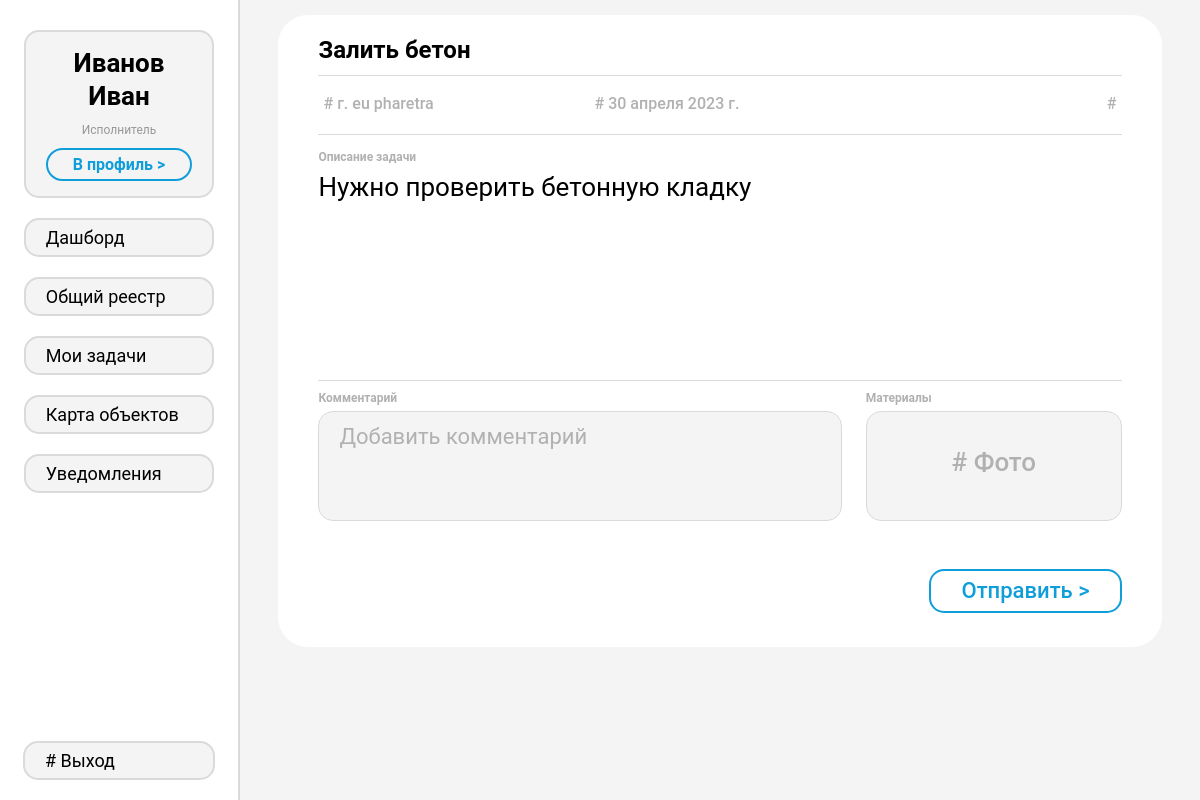
The app's page /tasks/task/3 (signed in) with its own data.
### tasks/models.py (models this page shows)
class TaskTable(models.Model):
    user = models.ForeignKey(User, on_delete=models.CASCADE)
    label = models.CharField(max_length=50)
    task = models.TextField()
    object = models.ForeignKey(ObjectTable, on_delete=models.CASCADE)
    date = models.DateField()
    comment = models.TextField(blank=True)
    photo = models.ImageField(blank=True, upload_to='photos/done/%Y/%m/%d/')
    done = models.BooleanField(default=False)

### objects/models.py (models this page shows)
class ObjectTable(models.Model):
    address = models.TextField(blank=False)
    administrate_county = models.CharField(max_length=6, blank=False)
    cod_number = models.CharField(max_length=16, blank=True)
    ind_zone = models.BooleanField(default=False)
    date = models.DateField(auto_now=True)
    area = models.CharField(max_length=100)
    comments = models.TextField()
    rev_count = models.IntegerField()
    type_obj = models.CharField(max_length=30)
    state_obj = models.CharField(max_length=100)
    sqr = models.IntegerField()
    own = models.CharField(max_length=100)
    actual_user = models.CharField(max_length=100)
    n_prot = models.CharField(max_length=100)
    city = models.CharField(max_length=100)
    check_company = models.CharField(max_length=100)
    law = models.CharField(max_length=100)
    photo = models.ImageField(blank=True, upload_to='photos/%Y/%m/%d/', default='')

### tasks/views.py (the view)
# urls.py: path('task/<int:task_id>', view_task, name='task'),
def view_task(request, task_id):
    task = get_object_or_404(TaskTable, id=task_id)
    data = {
        'task': task,
    }
    return render(request, 'tasks/task.html', data)

### tasks/templates/tasks/task.html (shortened to what this page needs)
{% extends 'base.html' %}
{% block content %}
    <div class="content">
        <div class="container">
            <div class="content-block content-card-task-block">
                <div class="content-header-card-task">
                    <div class="content-title">{{ task.label }}</div>
                    <div class="row">
                        <div class="card-task-address"># г. {{ task.object.city }} {{ task.object.address}}</div>
                        <div class="card-task-date"># {{ task.date}}</div>
                        <div class="card-task-working"># {{ task.user.s_name }} {{ task.user.name }}</div>
                    </div>
                </div>
                <div class="row card-description">
                    <div class="card-task-info-title">Описание задачи</div>
                    <div class="card-task-desc">
                        {{ task.task }}
                    </div>
                </div>
                <form id="task-form" method="post">
                    <div class="row">
                        <div class="col-23" style="padding-left: 0;">
                            <legend class="card-task-info-title">Комментарий</legend>
                            <textarea class="card-task-comment-value" type="text" name="comment"
                                      placeholder="Добавить комментарий"></textarea>
                        </div>
                        <div class="col-3" style="padding-right: 0;">
                            <label class="input-file">
                                <legend class="card-task-info-title">Материалы</legend>
                                <div># Фото</div>
                            </label>
                        </div>
                    </div>
                    <div class="row">
                        <a class="card-task-send" href="#" onclick="document.getElementById('task-form').submit()">Отправить
                            ></a>
                    </div>
                </form>
            </div>
        </div>
    </div>
{% endblock %}

### Optimize_Organize2/static/css/styles.css (style rules this page uses)
* { margin: 0; padding: 0; box-sizing: border-box; }
a { text-decoration: none; color: #333333; }
.col-3 { position: relative; min-height: 1px; padding-left: 12px; padding-right: 12px; width: 33.333333%; float: left; }
.col-23 { position: relative; min-height: 1px; padding-left: 12px; padding-right: 12px; width: 66.666666%; float: left; }
.container { padding: 0 4%; }
.content { width: 80%; background: #F4F4F4; }
.content-block { max-height: calc(100vh - 30px); margin: 15px 0; padding: 20px 40px; border-radius: 30px; background: #FFFFFF; }
.content-header-card-task { margin-bottom: 15px; border-bottom: 1px solid #DADADA; display: flex; flex-direction: column; }
.content-header-card-task .content-title { border-bottom: 1px solid #DADADA; padding-bottom: 10px; }
.content-header-card-task .row { display: flex; flex-direction: row; padding: 10px 0; }
.content-title { display: block; font-family: 'Roboto'; font-style: normal; font-weight: 600; font-size: 24px; line-height: 30px; }
.card-description { font-family: 'Roboto'; font-style: normal; font-size: 14px; line-height: 24px; color: #000000; }
.row { width: 100%; display: inline-block; margin-bottom: 10px; }
.card-task-address, .card-task-date, .card-task-working { font-family: 'Roboto'; font-style: normal; font-weight: 500; font-size: 16px; line-height: 20px; color: #B1B1B1; margin-top: 8px; }
.card-task-address { margin-left: 5px; }
.card-task-date { margin-left: 20%; }
.card-task-working { margin-left: auto; margin-right: 5px; }
.card-task-info-title { font-family: 'Roboto'; font-style: normal; font-weight: 600; font-size: 12px; line-height: 15px; color: #B1B1B1; margin-bottom: 5px; }
.card-task-desc { font-family: 'Roboto'; font-style: normal; font-weight: 400; font-size: 26px; line-height: 34px; }
.card-description { padding-bottom: 10px; border-bottom: 1px solid #DADADA; height: 16.5em; }
.card-task-comment-value { width: 100%; height: 5em; background: #F4F4F4; border: 1px solid #DADADA; border-radius: 15px; padding: 10px 20px; font-family: 'Roboto'; font-style: normal; font-weight: 400; font-size: 22px; line-height: 30px; resize: none; }
.card-task-comment-value::placeholder { color: #B1B1B1; }
.input-file div { width: 100%; height: 4.23em; position: relative; display: inline-block; cursor: pointer; background: #F4F4F4; border: 1px solid #DADADA; border-radius: 15px; text-align: center; padding-top: 1.27em; font-family: 'Roboto'; font-style: normal; font-weight: 500; font-size: 26px; line-height: 34px; color: #B1B1B1; }
.card-task-send { padding: 5px 30px; margin-top: 30px; color: #109EDB; border: 2px solid #109EDB; border-radius: 15px; text-align: center; float: right; font-family: 'Roboto'; font-style: normal; font-weight: 500; font-size: 22px; line-height: 30px; }

### records on screen
TaskTable: label "Залить бетон", object.city "eu", object.address "pharetra", date "30 апреля 2023 г.", task "Нужно проверить бетонную кладку"
